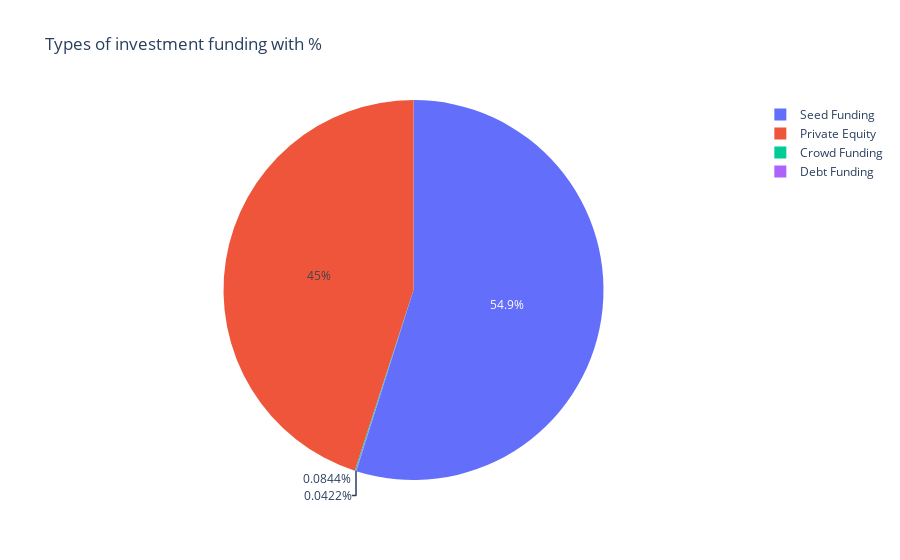

The cell this chart's notebook holds for it:
### Code cell
funding_data['InvestmentType'][funding_data['InvestmentType'] == 'SeedFunding'] = 'Seed Funding'
funding_data['InvestmentType'][funding_data['InvestmentType'] == 'Crowd funding'] = 'Crowd Funding'
funding_data['InvestmentType'][funding_data['InvestmentType'] == 'PrivateEquity'] = 'Private Equity'
investment = funding_data['InvestmentType'].value_counts()
print(investment)
temp = funding_data["InvestmentType"].value_counts()
labels = temp.index
sizes = (temp / temp.sum())*100
trace = go.Pie(labels=labels, values=sizes, hoverinfo='label+percent')
layout = go.Layout(title='Types of investment funding with %')
data = [trace]
fig = go.Figure(data=data, layout=layout)
py.iplot(fig, filename="BorrowerGender")

### Figure 1 — Plotly figure (JSON) as saved in the notebook; plotly's stock layout.template omitted (floating-point values rounded to 4 significant figures)
{"data": [{"hoverinfo": "label+percent", "labels": ["Seed Funding", "Private Equity", "Crowd Funding", "Debt Funding"], "type": "pie", "values": [54.87, 45.0, 0.08435, 0.04218]}], "layout": {"title": {"text": "Types of investment funding with %"}}}
